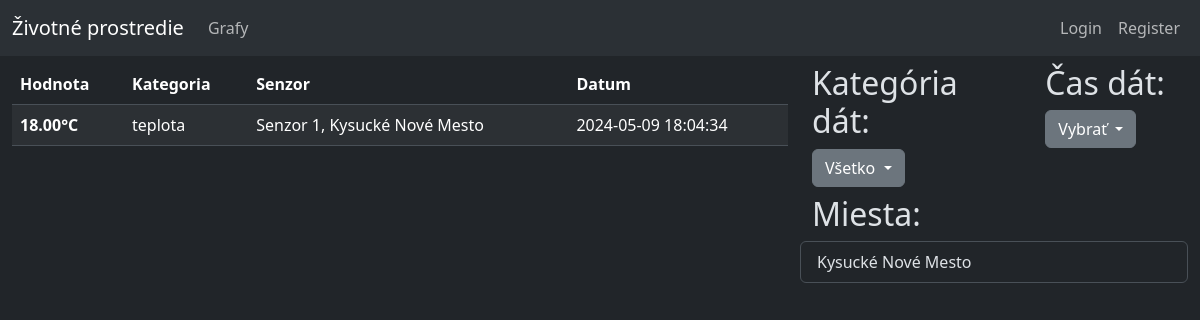
/, run on an earlier commit of the app's database.
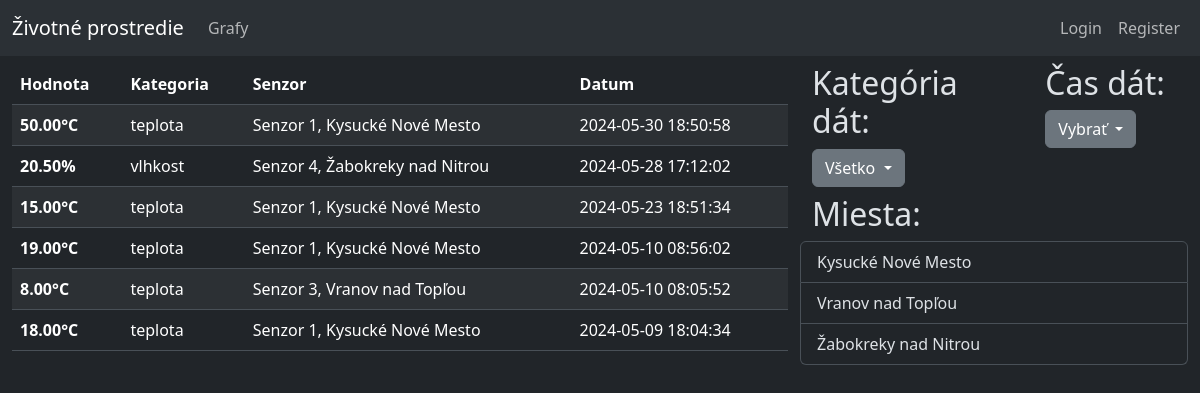
And on a later commit of the database.
### tables this page shows
CREATE TABLE `data` (
  `id` int(16) NOT NULL,
  `kategoria_id` int(5) NOT NULL,
  `hodnota` decimal(5,2) NOT NULL,
  `senzor_id` int(5) NOT NULL,
  `datum` datetime NOT NULL DEFAULT current_timestamp()
);

CREATE TABLE `kategoria` (
  `id` int(5) NOT NULL,
  `nazov` varchar(32) NOT NULL
);

CREATE TABLE `senzor` (
  `id` int(5) NOT NULL,
  `lokacia` varchar(64) NOT NULL,
  `posledny_update` datetime NOT NULL DEFAULT current_timestamp(),
  `vybavenie` varchar(32) NOT NULL
);

### index.php (the view, shortened to what the rows shown need)
<?php
    include("./connect.php");
    include("./functions.php");
    include("./querry.php");
?>
<!DOCTYPE html>
<html data-bs-theme="dark">
<head>
    <link href="https://cdn.jsdelivr.net/npm/bootstrap@5.3.3/dist/css/bootstrap.min.css" rel="stylesheet">
</head>
<body>
    <header><?php include_once("./header.php")?></header>
    <div class="container-xxl column-gap-3">
        <div class="row mt-2">
            <div class="col-8">
                <table class="table table-striped">
                    <thead>
                        <tr>
                            <th scope="col">Hodnota</th>
                            <th scope="col">Kategoria</th>
                            <th scope="col">Senzor</th>
                            <th scope="col">Datum</th>
                        </tr>
                    </thead>
                    <tbody>
                        <?php
                            $query = get_querry(2,$rola_user);
                            $result = mysqli_query($conn, $query);
                            if (mysqli_num_rows($result) > 0)
                            {
                                while($row = mysqli_fetch_assoc($result))
                                {
                                    echo "
                                    <tr>
                                        <th scope=\"row\">".$row["hodnota"]."".jednotka($row["kategoria_nazov"])."</th>
                                        <td>".$row["kategoria_nazov"]."</td>
                                        <td>Senzor ".$row["senzor_id"].", ".$row["senzor_lokacia"]."</td>
                                        <td>".$row["datum"]."</td>
                                    </tr>";
                                }
                            }
                        ?>
                    </tbody>
                </table>
            </div>
            <div class="col-4">
                <div class="row mb-2">
                    <div class="col-7">
                        <h2>Kategória dát:</h2>
                    </div>
                    <div class="col-5">
                        <h2>Čas dát:</h2>
                    </div>
                </div>
                <div class="row mb-2">
                    <h2>Miesta:</h2>
                    <div class="list-group">
                        <?php
                            $query = "
                            SELECT *
                            FROM senzor
                            GROUP BY lokacia
                            ";
                            $result = mysqli_query($conn, $query);
                            if (mysqli_num_rows($result) > 0)
                            {
                                while($row = mysqli_fetch_assoc($result))
                                {
                                    echo "<a href=\"./lokalita_info.php?lokalita=".$row["lokacia"]."\" class=\"list-group-item list-group-item-action\">".$row["lokacia"]."</a>";
                                }
                            }
                        ?>
                    </div>
                </div>
            </div>
        </div>
    </div>
</body>
</html>

What changed in the data, as far as the page shows it:
added data: hodnota "50.00", kategoria.nazov "°C", kategoria.nazov "teplota", senzor "1", senzor.lokacia "Kysucké Nové Mesto", datum "2024-05-30 18:50:58"
added data: hodnota "20.50", kategoria.nazov "%", kategoria.nazov "vlhkost", senzor "4", senzor.lokacia "Žabokreky nad Nitrou", datum "2024-05-28 17:12:02"
added data: hodnota "15.00", kategoria.nazov "°C", kategoria.nazov "teplota", senzor "1", senzor.lokacia "Kysucké Nové Mesto", datum "2024-05-23 18:51:34"
added data: hodnota "19.00", kategoria.nazov "°C", kategoria.nazov "teplota", senzor "1", senzor.lokacia "Kysucké Nové Mesto", datum "2024-05-10 08:56:02"
added data: hodnota "8.00", kategoria.nazov "°C", kategoria.nazov "teplota", senzor "3", senzor.lokacia "Vranov nad Topľou", datum "2024-05-10 08:05:52"
added senzor: lokacia "Vranov nad Topľou"
added senzor: lokacia "Žabokreky nad Nitrou"
